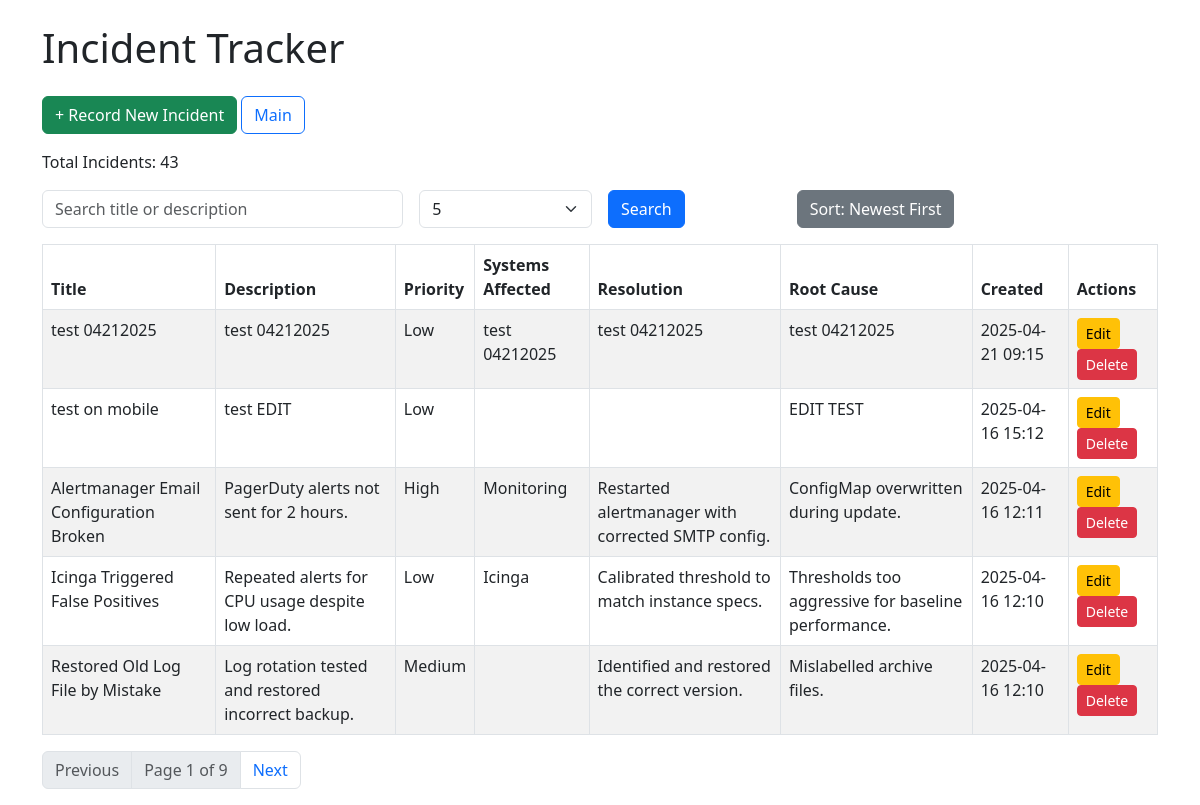
Before: / with the older database file.
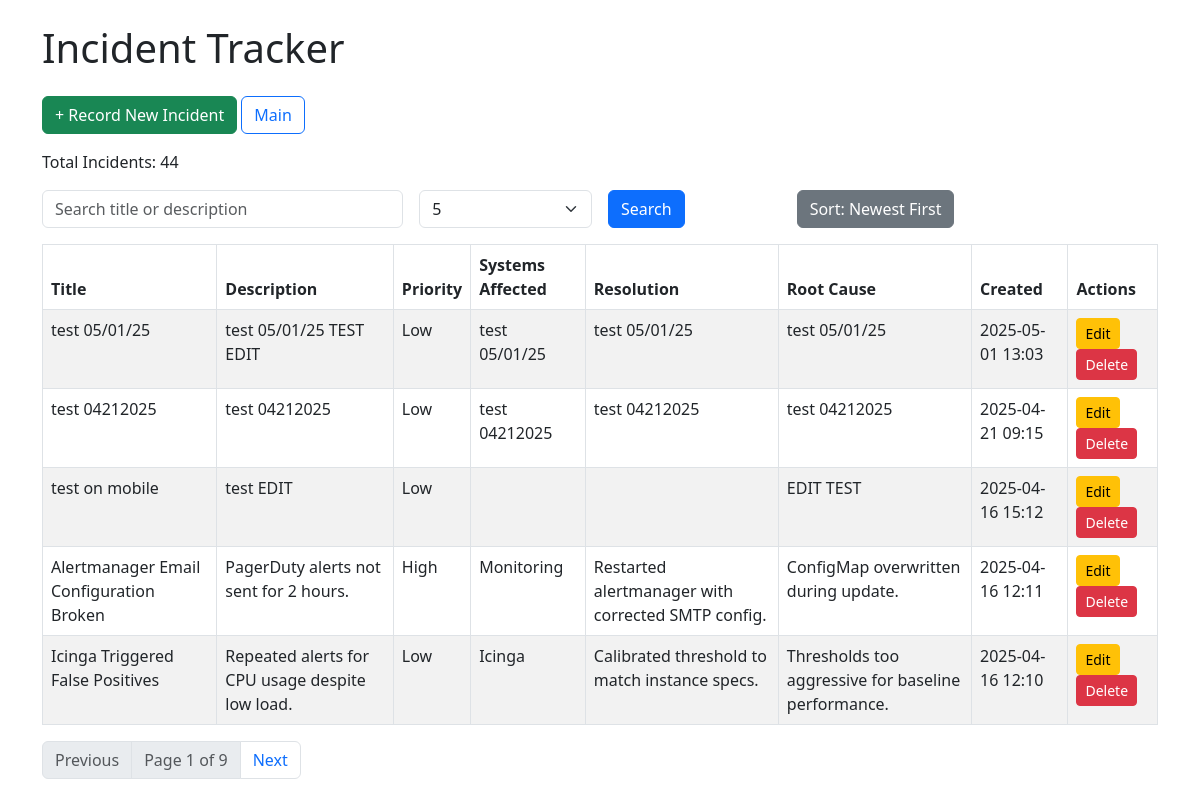
After: the same page with the newer database file.
### app.py (models this page shows)
class Incident(db.Model):
    id = db.Column(db.Integer, primary_key=True)
    title = db.Column(db.String(120), nullable=False)
    description = db.Column(db.Text, nullable=False)
    priority = db.Column(db.String(20), nullable=True)
    systems_affected = db.Column(db.String(200), nullable=True)
    resolution = db.Column(db.Text, nullable=True)
    root_cause = db.Column(db.Text, nullable=True)
    created_at = db.Column(db.DateTime, default=datetime.utcnow)
    updated_at = db.Column(db.DateTime, default=datetime.utcnow, onupdate=datetime.utcnow)

### app.py (the view, shortened to what this page needs)
@app.route('/', methods=['GET', 'POST'])
def index():
    error_message = None
    sort_order = request.args.get('sort_order', 'desc')
    search_query = request.args.get('search', '')
    per_page = request.args.get('per_page', 5, type=int)
    page = request.args.get('page', 1, type=int)
    if request.method == 'POST':
        return redirect(url_for('index'))
    query = Incident.query
    if sort_order == 'asc':
        query = query.order_by(Incident.created_at.asc())
    else:
        query = query.order_by(Incident.created_at.desc())
    incidents = query.paginate(page=page, per_page=per_page, error_out=False)
    total_incidents = Incident.query.count()
    return render_template(
        'index.html',
        incidents=incidents.items,
        pagination=incidents,
        error_message=error_message,
        sort_order=sort_order,
        search_query=search_query,
        per_page=per_page,
        total_incidents=total_incidents
    )

### templates/index.html (shortened to what this page needs)
<!DOCTYPE html>
<html lang="en">
<head>
    <link rel="stylesheet" href="https://cdn.jsdelivr.net/npm/bootstrap@5.3.0/dist/css/bootstrap.min.css">
</head>
<body>
<div class="container mt-4">
    <h1 class="mb-4">Incident Tracker</h1>
	<a href="{{ url_for('create_incident') }}" class="btn btn-success mb-3">+ Record New Incident</a>
	<a href="{{ url_for('index') }}" class="btn btn-outline-primary mb-3">Main</a>
    	<p>Total Incidents: {{ total_incidents }}</p>
    <form method="get" class="row g-3 mb-3">
        <div class="col-md-4">
            <input type="text" name="search" class="form-control" placeholder="Search title or description" value="{{ search_query }}">
        </div>
        <div class="col-md-2">
            <select name="per_page" class="form-select">
                <option value="5" {% if per_page == 5 %}selected{% endif %}>5</option>
            </select>
        </div>
        <div class="col-md-2">
            <button type="submit" class="btn btn-primary">Search</button>
        </div>
        <div class="col-md-2">
            <a href="{{ url_for('index', sort_order='asc' if sort_order == 'desc' else 'desc', search=search_query, per_page=per_page) }}" class="btn btn-secondary">
                Sort: {{ 'Oldest First' if sort_order == 'asc' else 'Newest First' }}
            </a>
        </div>
    </form>
    <table class="table table-striped table-bordered">
        <thead>
        <tr>
            <th>Title</th>
            <th>Description</th>
            <th>Priority</th>
            <th>Systems Affected</th>
            <th>Resolution</th>
            <th>Root Cause</th>
            <th>Created</th>
            <th>Actions</th>
        </tr>
        </thead>
        <tbody>
        {% for incident in incidents %}
            <tr>
                <td>{{ incident.title }}</td>
                <td>{{ incident.description }}</td>
                <td>{{ incident.priority }}</td>
                <td>{{ incident.systems_affected }}</td>
                <td>{{ incident.resolution }}</td>
                <td>{{ incident.root_cause }}</td>
                <td>{{ incident.created_at.strftime('%Y-%m-%d %H:%M') }}</td>
                <td>
                    <a href="{{ url_for('edit_incident', incident_id=incident.id) }}" class="btn btn-sm btn-warning">Edit</a>
                    <form action="{{ url_for('delete_incident', incident_id=incident.id) }}" method="post" style="display:inline-block;">
                        <button type="submit" class="btn btn-sm btn-danger" onclick="return confirm('Delete this incident?')">Delete</button>
                    </form>
                </td>
            </tr>
        {% endfor %}
        </tbody>
    </table>
    <nav>
        <ul class="pagination">
            {% if pagination.has_prev %}
                <li class="page-item">
                    <a class="page-link" href="{{ url_for('index', page=pagination.prev_num, sort_order=sort_order, search=search_query, per_page=per_page) }}">Previous</a>
                </li>
            {% else %}
                <li class="page-item disabled"><span class="page-link">Previous</span></li>
            {% endif %}
            <li class="page-item disabled"><span class="page-link">Page {{ pagination.page }} of {{ pagination.pages }}</span></li>
            {% if pagination.has_next %}
                <li class="page-item">
                    <a class="page-link" href="{{ url_for('index', page=pagination.next_num, sort_order=sort_order, search=search_query, per_page=per_page) }}">Next</a>
                </li>
            {% else %}
                <li class="page-item disabled"><span class="page-link">Next</span></li>
            {% endif %}
        </ul>
    </nav>
</div>
</body>
</html>

Changed rows visible on the page:
no longer on this page (row unchanged): Incident: title "Restored Old Log File by Mistake", description "Log rotation tested and restored incorrect backup.", priority "Medium", resolution "Identified and restored the correct version.", root_cause "Mislabelled archive files.", created_at "2025-04-16 12:10"
added Incident: title "test 05/01/25", description "test 05/01/25 TEST EDIT", priority "Low", systems_affected "test 05/01/25", resolution "test 05/01/25", root_cause "test 05/01/25", created_at "2025-05-01 13:03"
Other visible differences:
{{ total_incidents }}: "43" → "44"
